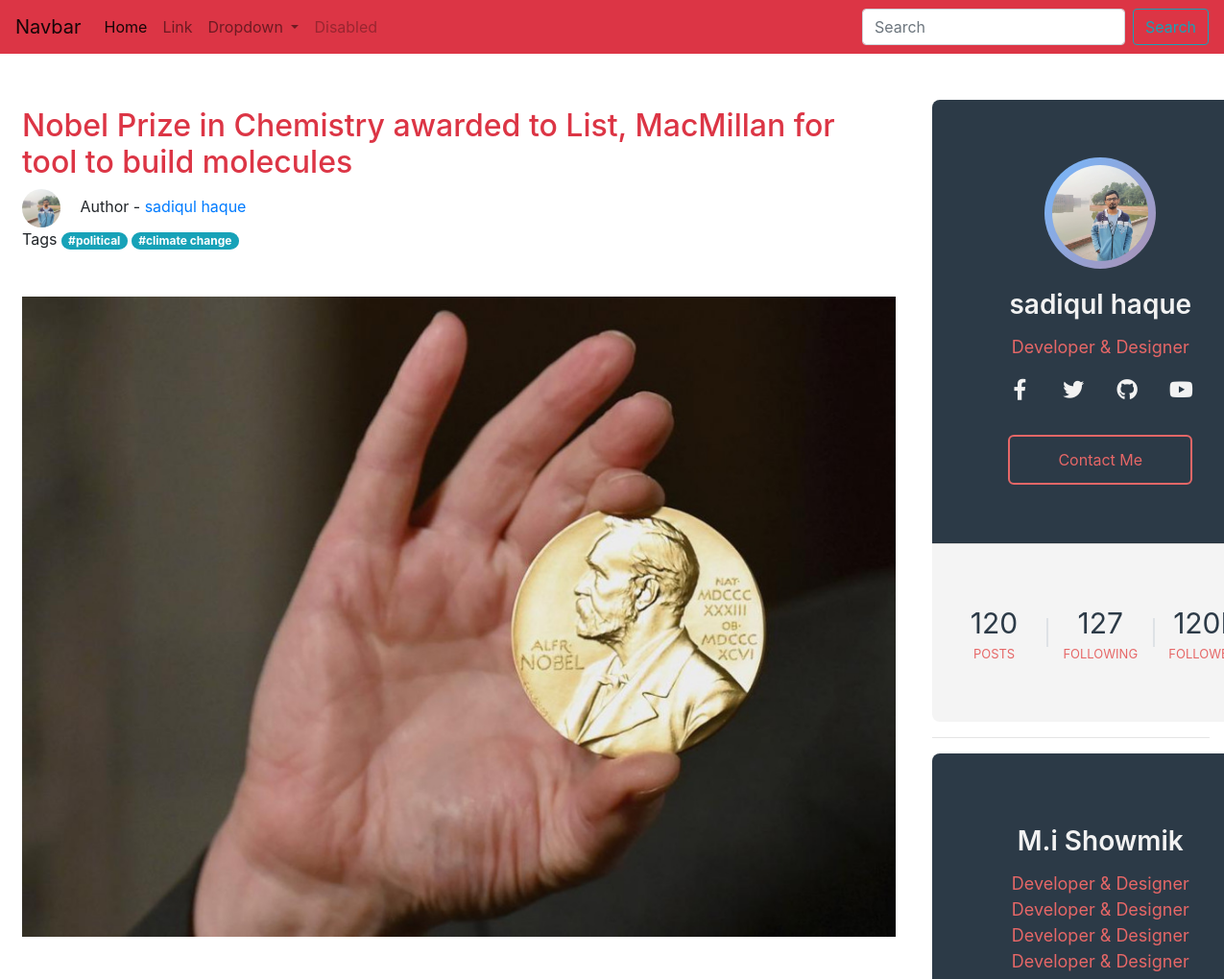
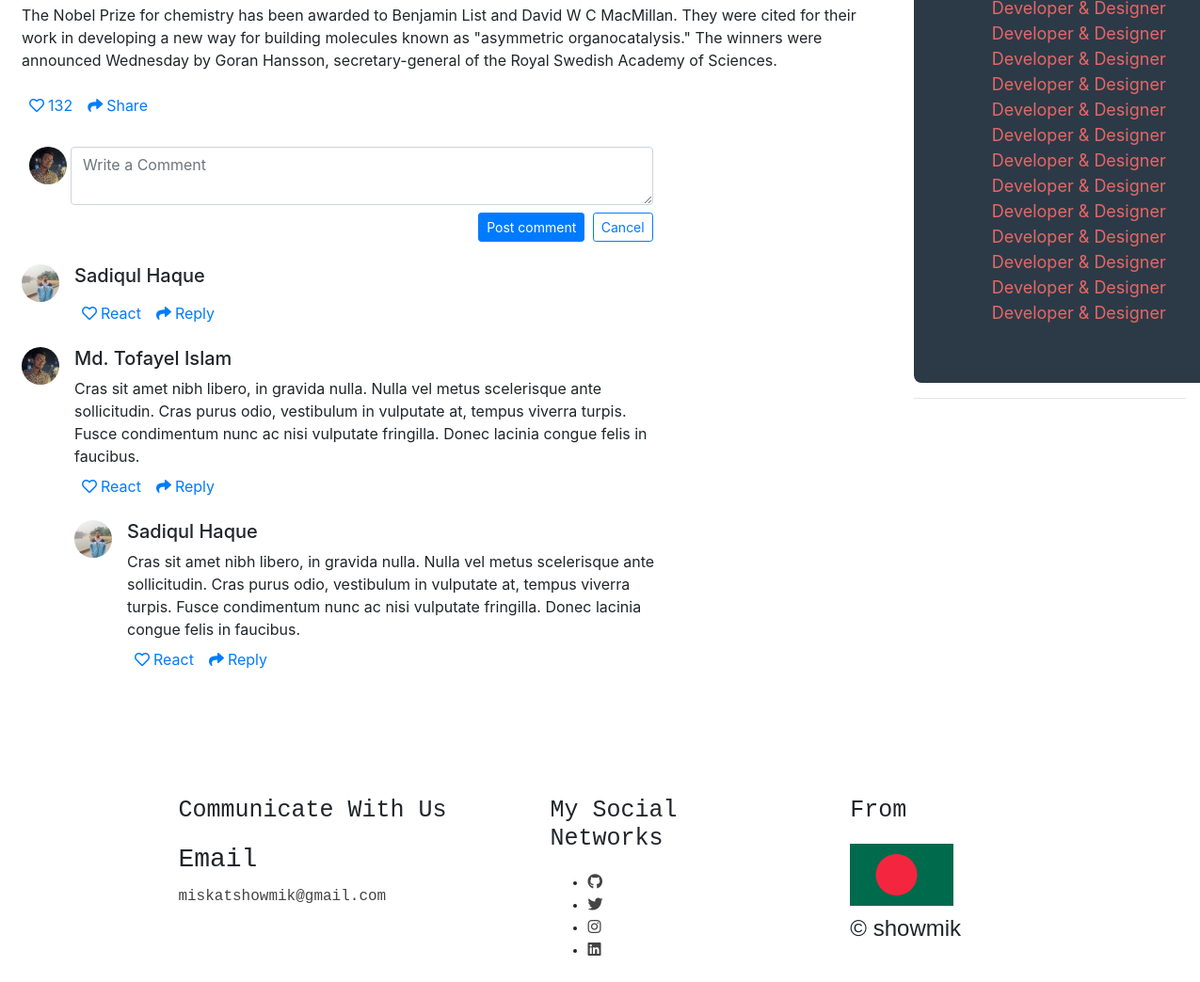
Screenshot of /news/3 with the database file from the repository (2 pictures, top to bottom).
### blogs/models.py (models this page shows, shortened)
class Blog(models.Model):
    title = models.CharField(max_length=255)
    body = models.TextField(max_length=10000)
    img = models.ImageField(upload_to="media")
    author = models.ForeignKey(Author, on_delete=SET_NULL, null=True)
    time_created = models.DateTimeField(auto_now_add=True)
    react = models.IntegerField(blank=True, null=True)
    comment = models.ManyToManyField(Comment)
    category = models.ForeignKey(Category, on_delete=SET_NULL, null=True)
    tags = models.ManyToManyField(Tag)

class Author(models.Model):
    name = models.CharField(max_length=50)
    author_img = models.ImageField(upload_to="media")
    email = models.EmailField()
    institution = models.CharField(max_length=100, blank=True, null=True)
    study_subject = models.CharField(max_length=100, blank=True, null=True)
    current_year = models.CharField(max_length=50, blank=True, null=True)
    github = models.CharField(max_length=100, blank=True, null=True)
    facebook = models.CharField(max_length=100, blank=True, null=True)
    Twitter = models.CharField(max_length=100, blank=True, null=True)

class Tag(models.Model):
    name = models.CharField(max_length=100, blank=True, null=True)
    def __str__(self):
        return self.name

### blogs/views.py (the view)
# urls.py: path('news/<int:pk>', views.home2, name='news'),
def home2(request, pk):
    current_blog = Blog.objects.get(id=pk)
    tag = current_blog.tags.all()
    tags = []
    for i in range(len(tag)):
        tags.append(tag[i])
    context = {
        'current': current_blog,
        'tags': tags
    }
    return render(request, 'blogs/single_blog_page.html', context)

### templates/blogs/single_blog_page.html (shortened to what this page needs)
{% load static %}
<!DOCTYPE html>
<html lang="en">
<head>
    <link
            rel="stylesheet"
            href="https://stackpath.bootstrapcdn.com/bootstrap/4.1.1/css/bootstrap.min.css"
    />
    <link
            rel="stylesheet"
            href="https://use.fontawesome.com/releases/v5.15.3/css/all.css"
    />
    <link rel="stylesheet" href="{% static 'css/style2.css' %}"/>
</head>
<body>
{% include 'blogs/navbar.html' %}
<main class="container-fluid my-5">
    <div class="row">
        <div class="col-9 main1">
            <div class="d-flex flex-column">
                <div class="p-2">
                    <h2 class="text-danger">
                        {{ current.title }}
                    </h2>
                    <img
                            class="mr-3 rounded-circle"
                            src="{% get_media_prefix %}{{ current.author.author_img }}"
                            width="40"
                            alt="Generic placeholder image"
                    />
                    <p class="d-inline">Author - <a href="">{{ current.author.name }}</a></p>
                    <div class="tag">
                        <span>Tags</span>
                        {% for tag in tags %}
                            <span class="badge badge-pill badge-info">#{{ tag }}</span>
                        {% endfor %}
                    </div>
                    {% if current.img %}
                        <img src="{% get_media_prefix %}{{ current.img }}" class="img-fluid my-5" alt="Responsive image">
                    {% endif %}
                    <p>
                        {{ current.body|safe }}
                    </p>
                    <div class="">
                        <div class="d-flex flex-row fs-12">
                            <div class="like p-2 cursor">
                                <a href=""
                                ><i class="far fa-heart"></i
                                ><span class="ml-1">{{ current.react }}</span></a
                                >
                            </div>
                            <div class="like p-2 cursor">
                                <a href=""
                                ><i class="fa fa-share"></i
                                ><span class="ml-1">Share</span></a
                                >
                            </div>
                        </div>
                    </div>
                </div>
                <div class="p-2 w-75">
                    <div class="p-2">
                        <div class="d-flex flex-row align-items-start">
                            <img
                                    class="rounded-circle"
                                    src="{% static 'images/tofayel.jpg' %}"
                                    width="40"
                            /><textarea
                                class="form-control ml-1 shadow-none textarea"
                                placeholder="Write a Comment"
                        ></textarea>
                        </div>
                        <div class="mt-2 text-right">
                            <button
                                    class="btn btn-primary btn-sm shadow-none"
                                    type="button"
                            >
                                Post comment
                            </button
                            >
                            <button
                                    class="btn btn-outline-primary btn-sm ml-1 shadow-none"
                                    type="button"
                            >
                                Cancel
                            </button>
                        </div>
                    </div>
                </div>
                <div class="p-2 w-75">
                    <div class="media">
                        <img
                                class="mr-3 rounded-circle"
                                src="{% static 'images/sadi.jpg' %}"
                                width="40"
                                alt="Generic placeholder image"
                        />
                        <div class="media-body">
                            <h5 class="mt-0">Sadiqul Haque</h5>
                            <div class="">
                                <div class="d-flex flex-row fs-12">
                                    <div class="like p-2 cursor">
                                        <a href=""
                                        ><i class="far fa-heart"></i
                                        ><span class="ml-1">React</span></a
                                        >
                                    </div>
                                    <div class="like p-2 cursor">
                                        <a href=""
                                        ><i class="fa fa-share"></i
                                        ><span class="ml-1">Reply</span></a
                                        >
                                    </div>
                                </div>
                            </div>
                        </div>
                    </div>
                </div>
                <div class="p-2">
                    <div class="media w-75">
                        <img
                                class="mr-3 rounded-circle"
                                src="{% static 'images/tofayel.jpg' %}" width="40"
                                alt="Generic placeholder image"
                        />
                        <div class="media-body">
                            <h5 class="mt-0">Md. Tofayel Islam</h5>
                            Cras sit amet nibh libero, in gravida nulla. Nulla vel metus
                            scelerisque ante sollicitudin. Cras purus odio, vestibulum in
                            vulputate at, tempus viverra turpis. Fusce condimentum nunc ac
                            nisi vulputate fringilla. Donec lacinia congue felis in
                            faucibus.
                            <div class="">
                                <div class="d-flex flex-row fs-12">
                                    <div class="like p-2 cursor">
                                        <a href=""
                                        ><i class="far fa-heart"></i
                                        ><span class="ml-1">React</span></a
                                        >
                                    </div>
                                    <div class="like p-2 cursor">
                                        <a href=""
                                        ><i class="fa fa-share"></i
                                        ><span class="ml-1">Reply</span></a
                                        >
                                    </div>
                                </div>
                            </div>
                            <div class="media mt-3">
                                <a class="pr-3" href="#">
                                    <img src="{% static 'images/sadi.jpg' %}"
                                         class="rounded-circle"
                                         width="40"
                                         alt="Generic placeholder image"
                                    />
                                </a>
                                <div class="media-body">
                                    <h5 class="mt-0">Sadiqul Haque</h5>
                                    Cras sit amet nibh libero, in gravida nulla. Nulla vel
                                    metus scelerisque ante sollicitudin. Cras purus odio,
                                    vestibulum in vulputate at, tempus viverra turpis. Fusce
                                    condimentum nunc ac nisi vulputate fringilla. Donec
                                    lacinia congue felis in faucibus.
                                    <div class="">
                                        <div class="d-flex flex-row fs-12">
                                            <div class="like p-2 cursor">
                                                <a href=""
                                                ><i class="far fa-heart"></i
                                                ><span class="ml-1">React</span></a
                                                >
                                            </div>
                                            <div class="like p-2 cursor">
                                                <a href=""
                                                ><i class="fa fa-share"></i
                                                ><span class="ml-1">Reply</span></a
                                                >
                                            </div>
                                        </div>
                                    </div>
                                </div>
                            </div>
                        </div>
                    </div>
                </div>
            </div>
        </div>
        <div class="col-3">
            <div class="profile-card">
                <div class="card-header">
                    <div class="pic">
                        <img src="{% get_media_prefix %}{{ current.author.author_img }}" alt="">
                    </div>
                    <div class="name">{{ current.author.name }}</div>
                    <div class="desc">Developer & Designer</div>
                    <div class="sm">
                        <a href="#" class="fab fa-facebook-f"></a>
                        <a href="#" class="fab fa-twitter"></a>
                        <a href="#" class="fab fa-github"></a>
                        <a href="#" class="fab fa-youtube"></a>
                    </div>
                    <a href="{% url 'author' current.author.id %}" class="contact-btn">Contact Me</a>
                </div>
                <div class="card-footer">
                    <div class="numbers">
                        <div class="item">
                            <span>120</span>
                            Posts
                        </div>
                        <div class="border"></div>
                        <div class="item">
                            <span>127</span>
                            Following
                        </div>
                        <div class="border"></div>
                        <div class="item">
                            <span>120K</span>
                            Followers
                        </div>
                    </div>
                </div>
            </div>
            <hr>
            <div class="profile-card">
                <div class="card-header">
                    <div class="name">M.i Showmik</div>
                    <div class="desc">Developer & Designer</div>
                    <div class="desc">Developer & Designer</div>
                    <div class="desc">Developer & Designer</div>
                    <div class="desc">Developer & Designer</div>
                    <div class="desc">Developer & Designer</div>
                    <div class="desc">Developer & Designer</div>
                    <div class="desc">Developer & Designer</div>
                    <div class="desc">Developer & Designer</div>
                    <div class="desc">Developer & Designer</div>
                    <div class="desc">Developer & Designer</div>
                    <div class="desc">Developer & Designer</div>
                    <div class="desc">Developer & Designer</div>
                    <div class="desc">Developer & Designer</div>
                    <div class="desc">Developer & Designer</div>
                    <div class="desc">Developer & Designer</div>
                    <div class="desc">Developer & Designer</div>
                    <div class="desc">Developer & Designer</div>
                </div>
            </div>
            <hr>
        </div>
    </div>
</main>
{% include 'blogs/footer.html' %}
</body>
</html>

### static/css/style2.css (style rules this page uses)
:root { --body_background_color:#171717; --body_font_color:#EDEDED; --red:#DA0037; --dark_grey:#444444; }
.tag { width: 50%; }
.profile-card { width: 350px; text-align: center; border-radius: 8px; overflow: hidden; }
.card-header { background: #2c3a47; padding: 60px 40px; }
.pic { display: inline-block; padding: 8px; background: linear-gradient(130deg, #74b9ff, #e66767); margin: auto; border-radius: 50%; background-size: 200% 200%; animation: animated-gradient 2s linear infinite; }
.pic img { display: block; width: 100px; height: 100px; border-radius: 50%; }
.name { color: #f2f2f2; font-size: 28px; font-weight: 600; margin: 10px 0; }
.desc { font-size: 18px; color: #e66767; }
.sm { display: flex; justify-content: center; margin: 20px 0; }
.sm a { color: #f2f2f2; width: 56px; font-size: 22px; transition: .3s linear; }
.contact-btn { display: inline-block; padding: 12px 50px; color: #e66767; border: 2px solid #e66767; border-radius: 6px; margin-top: 16px; transition: .3s linear; }
.card-footer { background: #f4f4f4; padding: 60px 10px; }
.numbers { display: flex; align-items: center; }
.item { flex: 1; text-transform: uppercase; font-size: 13px; color: #e66767; }
.item span { display: block; color: #2c3a47; font-size: 30px; }
.border { width: 1px; height: 30px; background: #bbb; }

### rows the page displays
Blog: title "Nobel Prize in Chemistry awarded to List, MacMillan for tool to build molecules", author.author_img (picture), author.name "sadiqul haque", img (picture), body "The Nobel Prize for chemistry has been awarded to Benjamin List and David W C MacMillan. They were cited for their work in developing a new way for building molecules known as \"asymmetric organocatalysis.\" The winners were announced Wednesday by Goran Hansson, secretary-general of the Royal Swedish Academy of Sciences.", react "132"
Tag: name "political"
Tag: name "climate change"
